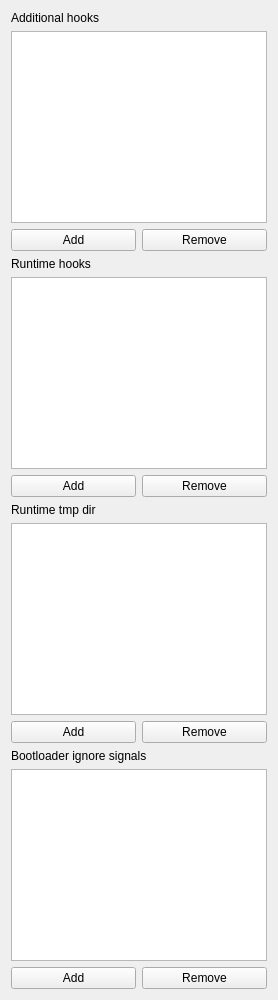
      <widget class="QWidget" name="miscTab">
       <attribute name="title">
        <string>MISC</string>
       </attribute>
       <layout class="QVBoxLayout" name="verticalLayout_27">
        <item>
         <layout class="QVBoxLayout" name="verticalLayout_19">
          <item>
           <widget class="QLabel" name="hooksLabel">
            <property name="text">
             <string>Additional hooks</string>
            </property>
           </widget>
          </item>
          <item>
           <widget class="QListWidget" name="hooksListWidget"/>
          </item>
          <item>
           <layout class="QHBoxLayout" name="horizontalLayout_25">
            <item>
             <widget class="QPushButton" name="addHooksButton">
              <property name="text">
               <string>Add</string>
              </property>
             </widget>
            </item>
            <item>
             <widget class="QPushButton" name="removeHooksButton">
              <property name="text">
               <string>Remove</string>
              </property>
             </widget>
            </item>
           </layout>
          </item>
         </layout>
        </item>
        <item>
         <layout class="QVBoxLayout" name="verticalLayout_20">
          <item>
           <widget class="QLabel" name="rtHooksLabel">
            <property name="text">
             <string>Runtime hooks</string>
            </property>
           </widget>
          </item>
          <item>
           <widget class="QListWidget" name="rtHooksListWidget"/>
          </item>
          <item>
           <layout class="QHBoxLayout" name="horizontalLayout_26">
            <item>
             <widget class="QPushButton" name="addRTHooksButton">
              <property name="text">
               <string>Add</string>
              </property>
             </widget>
            </item>
            <item>
             <widget class="QPushButton" name="removeRTHooksButton">
              <property name="text">
               <string>Remove</string>
              </property>
             </widget>
            </item>
           </layout>
          </item>
         </layout>
        </item>
        <item>
         <layout class="QVBoxLayout" name="verticalLayout_25">
          <item>
           <widget class="QLabel" name="rtTmpDirLabel">
            <property name="text">
             <string>Runtime tmp dir</string>
            </property>
           </widget>
          </item>
          <item>
           <widget class="QListWidget" name="rtTmpDirlistWidget"/>
          </item>
          <item>
           <layout class="QHBoxLayout" name="horizontalLayout_27">
            <item>
             <widget class="QPushButton" name="addRTTmpDirButton">
              <property name="text">
               <string>Add</string>
              </property>
             </widget>
            </item>
            <item>
             <widget class="QPushButton" name="removeRTTmpDirButton">
              <property name="text">
               <string>Remove</string>
              </property>
             </widget>
            </item>
           </layout>
          </item>
         </layout>
        </item>
        <item>
         <layout class="QVBoxLayout" name="verticalLayout_26">
          <item>
           <widget class="QLabel" name="blIgnoreSignalsLabel">
            <property name="text">
             <string>Bootloader ignore signals</string>
            </property>
           </widget>
          </item>
          <item>
           <widget class="QListWidget" name="blIgnoreSignalsListWidget"/>
          </item>
          <item>
           <layout class="QHBoxLayout" name="horizontalLayout_28">
            <item>
             <widget class="QPushButton" name="addBLIgnoreSignalsButton">
              <property name="text">
               <string>Add</string>
              </property>
             </widget>
            </item>
            <item>
             <widget class="QPushButton" name="removeBLIgnoreSignalsButton">
              <property name="text">
               <string>Remove</string>
              </property>
             </widget>
            </item>
           </layout>
          </item>
         </layout>
        </item>
       </layout>
      </widget>
